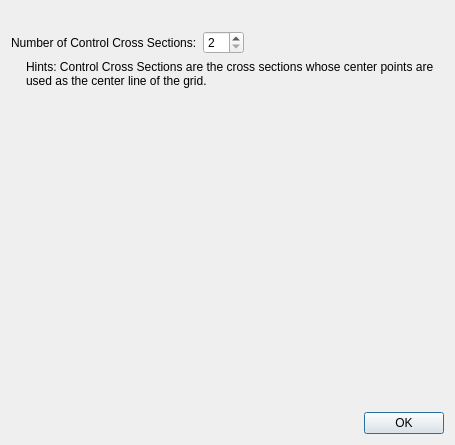
<?xml version="1.0" encoding="UTF-8"?>
<ui version="4.0">
 <class>GridCreatingConditionLaplaceCtrlPointsDialog</class>
 <widget class="QDialog" name="GridCreatingConditionLaplaceCtrlPointsDialog">
  <property name="geometry">
   <rect>
    <x>0</x>
    <y>0</y>
    <width>455</width>
    <height>445</height>
   </rect>
  </property>
  <property name="windowTitle">
   <string>Specity the Number Of Control Cross Sections</string>
  </property>
  <layout class="QVBoxLayout" name="verticalLayout">
   <item>
    <widget class="QLabel" name="imgLabel">
     <property name="text">
      <string/>
     </property>
     <property name="pixmap">
      <pixmap resource="laplace.qrc">:/libs/gridcreatingcondition/laplace/images/imgCtrlCrossSections.png</pixmap>
     </property>
    </widget>
   </item>
   <item>
    <layout class="QHBoxLayout" name="horizontalLayout">
     <item>
      <widget class="QLabel" name="numLabel">
       <property name="text">
        <string>Number of Control Cross Sections:</string>
       </property>
      </widget>
     </item>
     <item>
      <widget class="QSpinBox" name="numSpinBox">
       <property name="minimum">
        <number>2</number>
       </property>
      </widget>
     </item>
     <item>
      <spacer name="horizontalSpacer">
       <property name="orientation">
        <enum>Qt::Horizontal</enum>
       </property>
       <property name="sizeHint" stdset="0">
        <size>
         <width>40</width>
         <height>20</height>
        </size>
       </property>
      </spacer>
     </item>
    </layout>
   </item>
   <item>
    <layout class="QHBoxLayout" name="horizontalLayout_2">
     <item>
      <spacer name="horizontalSpacer_2">
       <property name="orientation">
        <enum>Qt::Horizontal</enum>
       </property>
       <property name="sizeType">
        <enum>QSizePolicy::Fixed</enum>
       </property>
       <property name="sizeHint" stdset="0">
        <size>
         <width>15</width>
         <height>20</height>
        </size>
       </property>
      </spacer>
     </item>
     <item>
      <widget class="QLabel" name="numLabel_2">
       <property name="text">
        <string>Hints: Control Cross Sections are the cross sections whose center points are used as the center line of the grid.</string>
       </property>
       <property name="wordWrap">
        <bool>true</bool>
       </property>
      </widget>
     </item>
    </layout>
   </item>
   <item>
    <spacer name="verticalSpacer">
     <property name="orientation">
      <enum>Qt::Vertical</enum>
     </property>
     <property name="sizeHint" stdset="0">
      <size>
       <width>20</width>
       <height>9</height>
      </size>
     </property>
    </spacer>
   </item>
   <item>
    <widget class="QDialogButtonBox" name="buttonBox">
     <property name="orientation">
      <enum>Qt::Horizontal</enum>
     </property>
     <property name="standardButtons">
      <set>QDialogButtonBox::Ok</set>
     </property>
    </widget>
   </item>
  </layout>
 </widget>
 <resources>
  <include location="laplace.qrc"/>
 </resources>
 <connections>
  <connection>
   <sender>buttonBox</sender>
   <signal>accepted()</signal>
   <receiver>GridCreatingConditionLaplaceCtrlPointsDialog</receiver>
   <slot>accept()</slot>
   <hints>
    <hint type="sourcelabel">
     <x>248</x>
     <y>254</y>
    </hint>
    <hint type="destinationlabel">
     <x>157</x>
     <y>274</y>
    </hint>
   </hints>
  </connection>
  <connection>
   <sender>buttonBox</sender>
   <signal>rejected()</signal>
   <receiver>GridCreatingConditionLaplaceCtrlPointsDialog</receiver>
   <slot>reject()</slot>
   <hints>
    <hint type="sourcelabel">
     <x>316</x>
     <y>260</y>
    </hint>
    <hint type="destinationlabel">
     <x>286</x>
     <y>274</y>
    </hint>
   </hints>
  </connection>
 </connections>
</ui>
